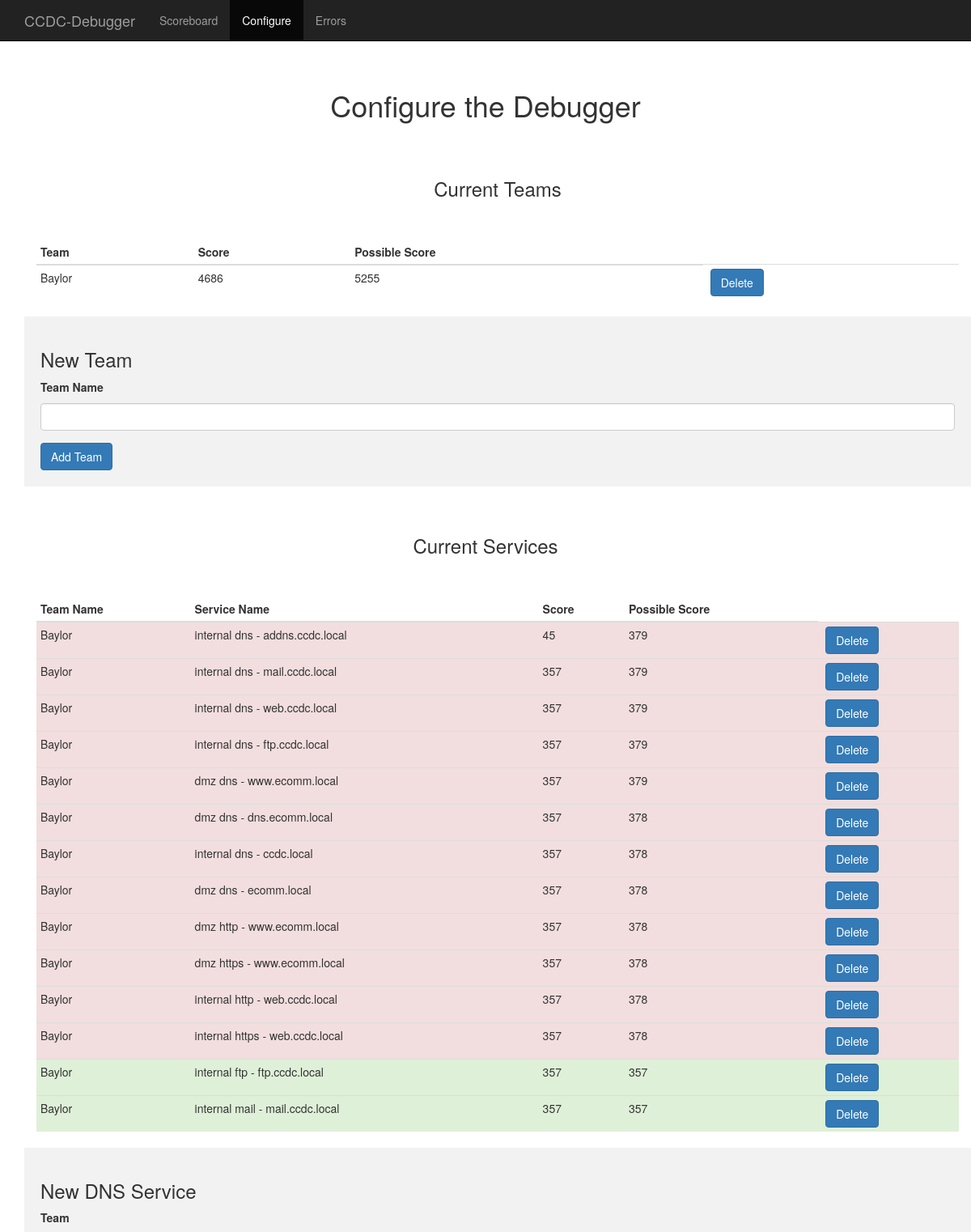
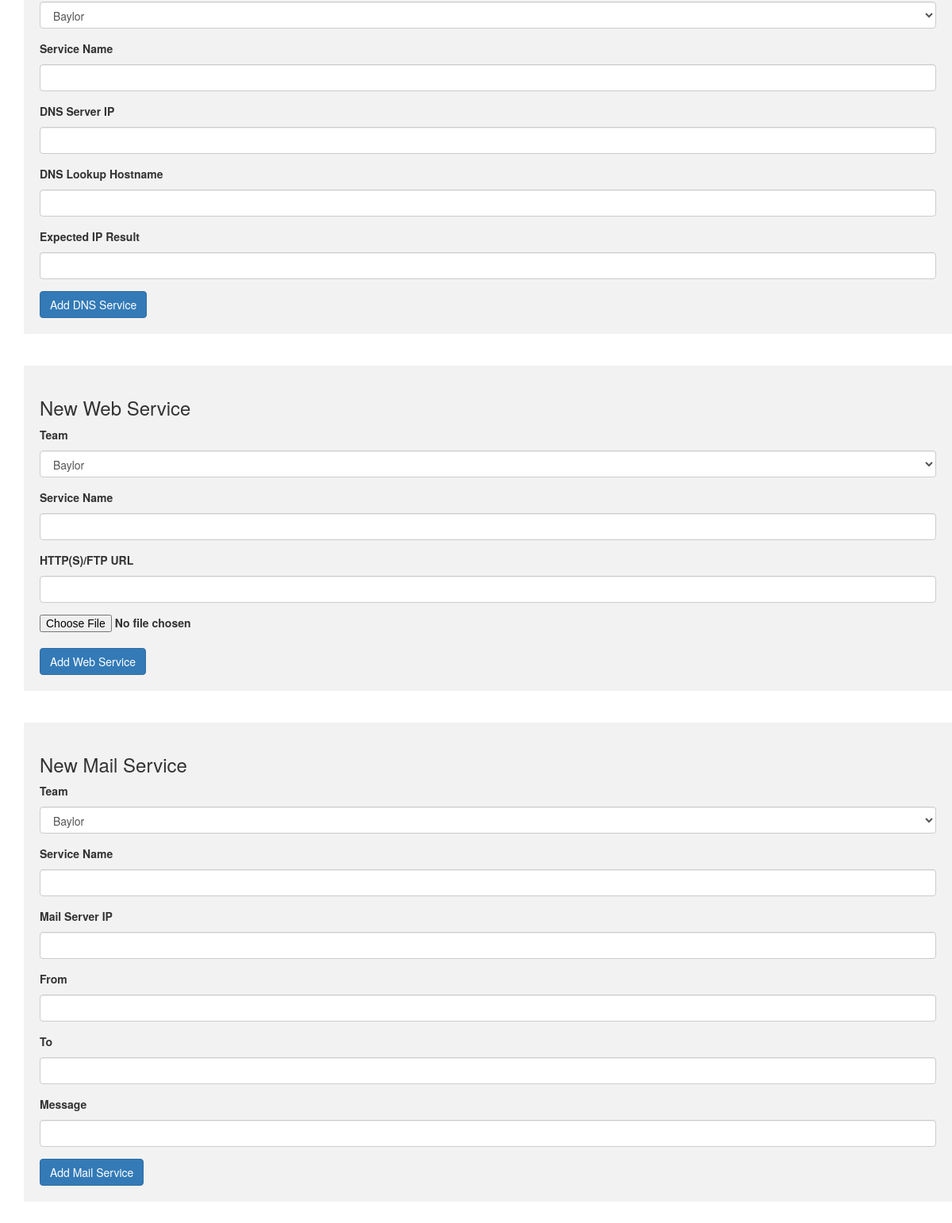
The page /configure on the database its author committed (2 pictures, top to bottom).
### tables this page shows
CREATE TABLE team (
    team_id INTEGER PRIMARY KEY ASC,
    team_name TEXT NOT NULL
);

CREATE TABLE service (
    service_id INTEGER PRIMARY KEY ASC,
    service_type_id INTEGER NOT NULL,
    team_id INTEGER NOT NULL,
    service_name TEXT NOT NULL,
    service_connection TEXT NOT NULL,
    service_request TEXT NOT NULL,
    service_expected_result TEXT NOT NULL,
    service_active INTEGER NOT NULL DEFAULT 1,
    FOREIGN KEY (service_type_id) REFERENCES service_type(service_type_id),
    FOREIGN KEY (team_id) REFERENCES team(team_id)
);

### debugger.py (the view)
@app.route('/configure', methods=['GET'])
def configure():
    forms = {}
    forms['addTeamForm'] = AddTeamForm(request.form, csrf_enabled=False)
    choices = [(team['team_id'], team['team_name']) for team in execute_db_query('select team_id, team_name from team')]
    forms['addDNSServiceForm'] = AddDNSServiceForm(request.form, csrf_enabled=False)
    forms['addWebServiceForm'] = AddWebServiceForm(request.form, csrf_enabled=False)
    forms['addMailServiceForm'] = AddMailServiceForm(request.form, csrf_enabled=False)
    forms['addDNSServiceForm'].team_name.choices = choices
    forms['addWebServiceForm'].team_name.choices = choices
    forms['addMailServiceForm'].team_name.choices = choices
    return render_template('configure.html', forms=forms)

### debugger.py
class AddTeamForm(FlaskForm):
    team_name = StringField('Team Name', [validators.Length(min=1, max=50)])

class AddDNSServiceForm(FlaskForm):
    team_name = SelectField('Team', coerce=int)
    service_name = StringField('Service Name', [validators.Length(min=1, max=50)])
    service_connection = StringField('DNS Server IP', [validators.IPAddress()])
    service_request = StringField('DNS Lookup Hostname', [validators.Length(min=1, max=50)])
    service_expected_result = StringField('Expected IP Result', [validators.IPAddress()])

### debugger.py (called while the page is built)
def database_connect():
    try:
        conn = sqlite3.connect('./data/debugger.db')
        conn.row_factory = sqlite3.Row
        return conn
    except Exception as e:
        print "Error connecting to database. Must run 'flask setup' prior to running. Error message: " + str(e)
        sys.exit()

def execute_db_query(query, args=None):
    conn = database_connect()
    cur = conn.cursor()
    if(args):
        cur.execute(query, args)
    else:
        cur.execute(query)
    conn.commit()
    results = cur.fetchall()
    cur.close()
    conn.close()
    return results

@app.context_processor
def utility_processor():
    return dict(execute_db_query=execute_db_query)

### templates/configure.html (shortened to what this page needs)
{% from 'macros.html' import render_form %}
<!DOCTYPE html>
<html lang="en">
  <head>
    <link href="{{ url_for('static', filename='css/bootstrap.min.css') }}" rel="stylesheet">
    <link href="{{ url_for('static', filename='css/starter-template.css') }}" rel="stylesheet">
  </head>
  <body>
    <nav class="navbar navbar-inverse navbar-fixed-top">
      <div class="container">
        <div class="navbar-header">
          <a class="navbar-brand" href="scoreboard">CCDC-Debugger</a>
        </div>
        <div id="navbar" class="collapse navbar-collapse">
          <ul class="nav navbar-nav">
            <li><a href="scoreboard">Scoreboard</a></li>
            <li class="active"><a href="configure">Configure</a></li>
            <li><a href="errors">Errors</a></li>
          </ul>
        </div>
      </div>
    </nav>
    <div class="starter-template">
      <h1>Configure the Debugger</h1>
      <div class="container">
        <div class="container">
          <h3 class="starter-template">Current Teams</h3>
          <table class="table table-condensed">
            <thead>
              <tr>
                <th>Team</th>
                <th>Score</th>
                <th>Possible Score</th>
              </tr>
            </thead>
            <tbody>
            {% for team in execute_db_query('select * from team') %}
              <tr>
                <td>{{ team['team_name'] }}</td>
                <td>{{ execute_db_query('select sum(poll_score) as s from poll join service ON (poll.service_id = service.service_id) join team ON (service.team_id = team.team_id) where team.team_id = ?', [team['team_id']])[0]['s']  }}</td>
                <td>{{ execute_db_query('select count(poll_score) as c from poll join service ON (poll.service_id = service.service_id) join team ON (service.team_id = team.team_id) where team.team_id = ?', [team['team_id']])[0]['c']  }}</td>
                <td><form method='POST' action='/team/remove' role='form'><input type="hidden" name="team_id" value={{ team['team_id'] }}> <input class='btn btn-primary' type='submit' value='Delete'></form></td>
              </tr>
            {% endfor %}
            </tbody>
          </table>
        </div>
        <div class='container rounded form-block'>
          <h3>New Team</h3>
          {{ render_form(forms['addTeamForm'], action_url='/team/add', action_text='Add Team') }}
        </div>
        <h3 class="starter-template">Current Services</h3>
        <div class="container">
          <table class="table table-condensed">
            <thead>
              <tr>
                <th>Team Name</th>
                <th>Service Name</th>
                <th>Score</th>
                <th>Possible Score</th>
              </tr>
            </thead>
            <tbody>
            {% for service in execute_db_query('select * from service where service_active=1') %}
              {% set db_result = execute_db_query('select poll_score from poll where service_id = ? ORDER BY poll_time DESC LIMIT 1', [service['service_id']]) %}
              {% if db_result|length <= 0 %}
                <tr>
              {% elif db_result[0]['poll_score'] == 0 %}
                <tr class='danger'>
              {% else %}
                <tr class='success'>
              {% endif %}
                <td>{{ execute_db_query('select team_name from team where team_id = ?', [service['team_id']])[0]['team_name'] }}</td>
                <td>{{ service['service_name'] }}</td>
                <td>{{ execute_db_query('select sum(poll_score) as s from poll join service on (poll.service_id = service.service_id) where service.service_id = ?', [service['service_id']])[0]['s'] }}</td>
                <td>{{ execute_db_query('select count(poll_score) as c from poll join service on (poll.service_id = service.service_id) where service.service_id = ?', [service['service_id']])[0]['c'] }}</td>
                <td><form method='POST' action='/service/remove' role='form'><input type="hidden" name='service_id' value={{ service['service_id'] }}> <input class='btn btn-primary' type='submit' value='Delete'></form></td>
              </tr>
            {% endfor %}
            </tbody>
          </table>
        </div>
        <div class='container rounded form-block'>
          <h3>New DNS Service</h3>
          {{ render_form(forms['addDNSServiceForm'], action_url='/service/dns/add', action_text='Add DNS Service') }}
        </div><br><br>
        <div class='container rounded form-block'>
          <h3>New Web Service</h3>
          {{ render_form(forms['addWebServiceForm'], action_url='/service/web/add', action_text='Add Web Service') }}
        </div><br><br>
        <div class='container rounded form-block'>
          <h3>New Mail Service</h3>
          {{ render_form(forms['addMailServiceForm'], action_url='/service/remove', action_text='Add Mail Service') }}
        </div>
      </div>
    </div>
  </body>
</html>

### static/css/starter-template.css (style rules this page uses)
body { padding-top: 50px; }
td { white-space:pre }
.starter-template { padding: 40px 15px; text-align: center; }
.form-block { padding: 20px 20px; background-color: rgba(128,128,128,0.1) }
.container { text-align: left; }

### rows shown on the page
team: team_name "Baylor", execute_db_query "4686", execute_db_query "5255"
service: service_name "internal dns - addns.ccdc.local", execute_db_query "45", execute_db_query "379"
service: service_name "internal dns - mail.ccdc.local", execute_db_query "357", execute_db_query "379"
service: service_name "internal dns - web.ccdc.local", execute_db_query "357", execute_db_query "379"
service: service_name "internal dns - ftp.ccdc.local", execute_db_query "357", execute_db_query "379"
service: service_name "dmz dns - www.ecomm.local", execute_db_query "357", execute_db_query "379"
service: service_name "dmz dns - dns.ecomm.local", execute_db_query "357", execute_db_query "378"
service: service_name "internal dns - ccdc.local", execute_db_query "357", execute_db_query "378"
service: service_name "dmz dns - ecomm.local", execute_db_query "357", execute_db_query "378"
service: service_name "dmz http - www.ecomm.local", execute_db_query "357", execute_db_query "378"
service: service_name "dmz https - www.ecomm.local", execute_db_query "357", execute_db_query "378"
service: service_name "internal http - web.ccdc.local", execute_db_query "357", execute_db_query "378"
service: service_name "internal https - web.ccdc.local", execute_db_query "357", execute_db_query "378"
service: service_name "internal ftp - ftp.ccdc.local", execute_db_query "357"
service: service_name "internal mail - mail.ccdc.local", execute_db_query "357"

### other values the page prints
{{ field.label }} "Team Name" "Team" "Service Name" "DNS Server IP" "DNS Lookup Hostname" "Expected IP Result" "Team" "Service Name" "HTTP(S)/FTP URL" "Team" "Service Name" "Mail Server IP" "From" "To" "Message"
{{ action_text }} "Add Team Add DNS Service Add Web Service Add Mail Service"
